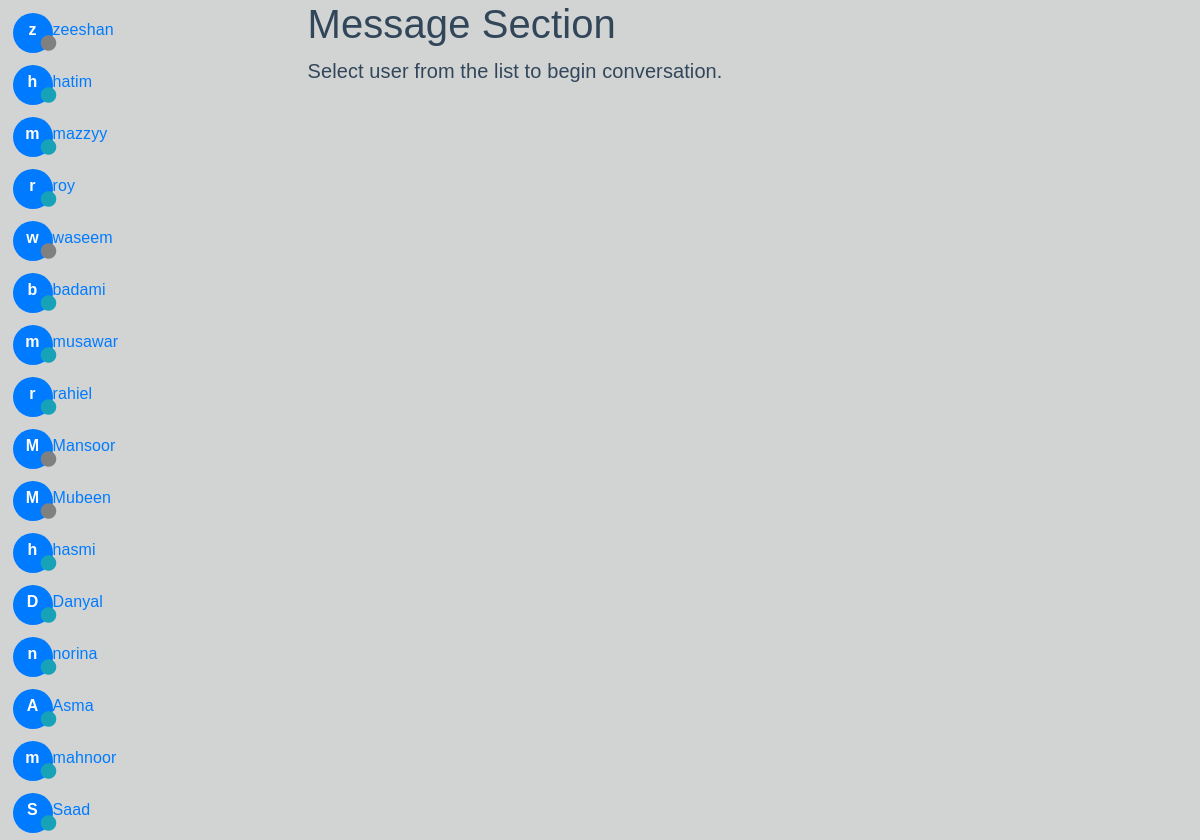
Page /chatroom.php on the committed database.
### tables this page shows
CREATE TABLE `tbl_users` (
  `u_id` int(11) NOT NULL,
  `emp_id` int(11) NOT NULL,
  `u_name` varchar(100) NOT NULL,
  `u_pass` varchar(100) NOT NULL,
  `role_id` int(11) NOT NULL,
  `u_status` varchar(10) NOT NULL,
  `date_time` timestamp NOT NULL DEFAULT current_timestamp() ON UPDATE current_timestamp(),
  `login_status` tinyint(4) DEFAULT 0
);

### chatroom.php (the view, shortened to what this page needs)
<?php include("db/db.php");
 echo $user_id = $_SESSION['u_id'];
?>
<!DOCTYPE html>
<html lang="en">
<head>
  <link rel="stylesheet" href="plugins/fontawesome-free/css/all.min.css">
  <link rel="stylesheet" href="plugins/icheck-bootstrap/icheck-bootstrap.min.css">
  <link rel="stylesheet" href="dist/css/adminlte.min.css">
  <link rel="stylesheet" href="css/style.css">
</head>
<body>
   <?php
function makeImageFromName($name) {
    $shortName = "";
    $names = explode(" ", $name);
    foreach ($names as $w) {
        $shortName .= $w[0];
    }
    $userImage = '<div class="name-image bg-primary">'.$shortName.'</div>';
    return $userImage;
}
   ?>
<div class="container-fluid">
    <div class="row justify-content-center">
        <div class="col-md-3">
            <ul class="list-group list-chat-item">
            <?php
                                $sql=("SELECT * FROM `tbl_users` ");
                                $allUsers = mysqli_query($conn, $sql);
                                if ($allUsers->num_rows > 0) {
                                    while($User = $allUsers->fetch_assoc())
                                    {
                                       if(!($User['u_id']==$user_id))
                                       {
                                                $userid=$User['u_id'];
                                            echo   '<li class="chat-user-list">';
                                            echo  "<a href='conversation.php?user=$userid'>";
                                            echo  '<div class="chat-image">';
                                            echo             makeImageFromName($User['u_name']);
                                                if($User['login_status']==0){
                                                        echo       '<i class="fa fa-circle user-status-icon user-icon-'.$userid. '"title="away"></i>';
                                                    }
                                                    else{
                                                      echo       '<i class="fa fa-circle user-status-icon text-info user-icon-'.$userid. '"title="away"></i>';
                                                    }
                                            echo  '</div>';
                                            echo $User['u_name'];
                                            echo '</a>';
                                            echo '</li>';
                                    }
                                     }
                                }
                      ?>
                </ul>
        </div>
        <div class="col-md-9">
            <h1>
                Message Section
            </h1>
            <p class="lead">
                Select user from the list to begin conversation.
            </p>
        </div>
    </div>
</div>
</body>
</html>

### css/style.css (style rules this page uses)
body { font-size: 18px; }
.chat-user-list { list-style: none; list-style-type: none !important; }
.name-image { width: 40px; height: 40px; color: #ffffff; border-radius: 50%; font-weight: bold; padding-top: 5px; display: inline-block; text-align: center; }
.chat-image, .chat-name { display: inline-block; }
.chat-user-list { margin-bottom: 2px; padding: 5px; height: 50px; }
.user-status-icon { position: absolute; top: 22px; left: 28px; color: grey; }
.chat-image { position: relative; }
body { display: flex; align-items: center; justify-content: center; min-height: 100vh; background: #d2d4d4; font-family: "proxima-nova", "Source Sans Pro", sans-serif; font-size: 1em; letter-spacing: 0.1px; color: #32465a; text-rendering: optimizeLegibility; text-shadow: 1px 1px 1px rgba(0, 0, 0, 0.004); -webkit-font-smoothing: antialiased; }

### rows in the picture
tbl_users: shortName "z", u_name "zeeshan"
tbl_users: shortName "h", u_name "hatim"
tbl_users: shortName "m", u_name "mazzyy"
tbl_users: shortName "r", u_name "roy"
tbl_users: shortName "w", u_name "waseem"
tbl_users: shortName "b", u_name "badami"
tbl_users: shortName "m", u_name "musawar"
tbl_users: shortName "r", u_name "rahiel"
tbl_users: shortName "M", u_name "Mansoor"
tbl_users: shortName "M", u_name "Mubeen"
tbl_users: shortName "h", u_name "hasmi"
tbl_users: shortName "D", u_name "Danyal"
tbl_users: shortName "n", u_name "norina"
tbl_users: shortName "A", u_name "Asma"
tbl_users: shortName "m", u_name "mahnoor"
tbl_users: shortName "S", u_name "Saad"
